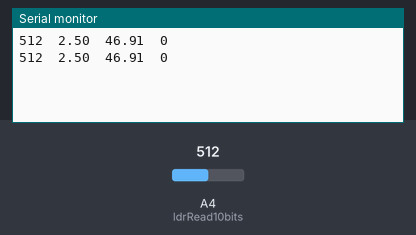
This sketch was run on a simulated Arduino Uno, built with avr-gcc and run on an emulated ATmega328P. Parts: the last lines printed to the serial monitor. Inputs (shaded band) come from the test bench; at power-on: A4 (ldrRead10bits) = 512.

Above: at 1.2 s.
1.3 s: A4 (ldrRead10bits) set to 0
At 2.6 s:
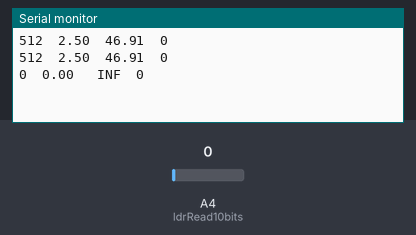
4.3 s: A4 (ldrRead10bits) set to 122
At 5.8 s:
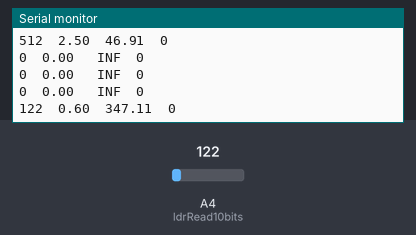

The sketch:

ldr.ino
```cpp
#define LDR 4
#define PIEZO 5

bool uartRead (char validChar){
  if (Serial.available()>0){
    char letra= Serial.available();
    if(letra==validChar){
      return true;
      }else{
        return false;
      }
  }
  return false;
}

void setup() {
  // put your setup code here, to run once:
  Serial.begin(9600);
  if(uartRead('p')){
  tone(PIEZO,200,2000);
  delay(1000);
  tone(PIEZO,300,2000);
  delay(1000);
  }
}

void loop() {
  ldrDisp();
  delay(1000);
}

int ldrRead10bits(){
  int valorLDR = analogRead(A4);
  return valorLDR;
}

float ldrReadVolt(){
  float maxTensao =  (ldrRead10bits() *(5./1023));
  return maxTensao;
  }

float ldrReadRldr(){
  float resistenciaLDR = ((235/ldrReadVolt()) - 47);
  return resistenciaLDR;
}

int ldrReadLum(){
  int lumLDR = pow(ldrReadRldr()/10.47,-3.33333333);
  return lumLDR;
  }

void ldrDisp(){
Serial.println(String(ldrRead10bits()) + "\t" + String(ldrReadVolt()) + "\t" + String(ldrReadRldr()) + "\t" + String(ldrReadLum()));
}
```

Measured:
- after the input at 1.3 s, the serial monitor: prints a new line after 0.70 s (image 1)
- after the input at 4.3 s, the serial monitor: prints a new line after 0.71 s (image 2)
